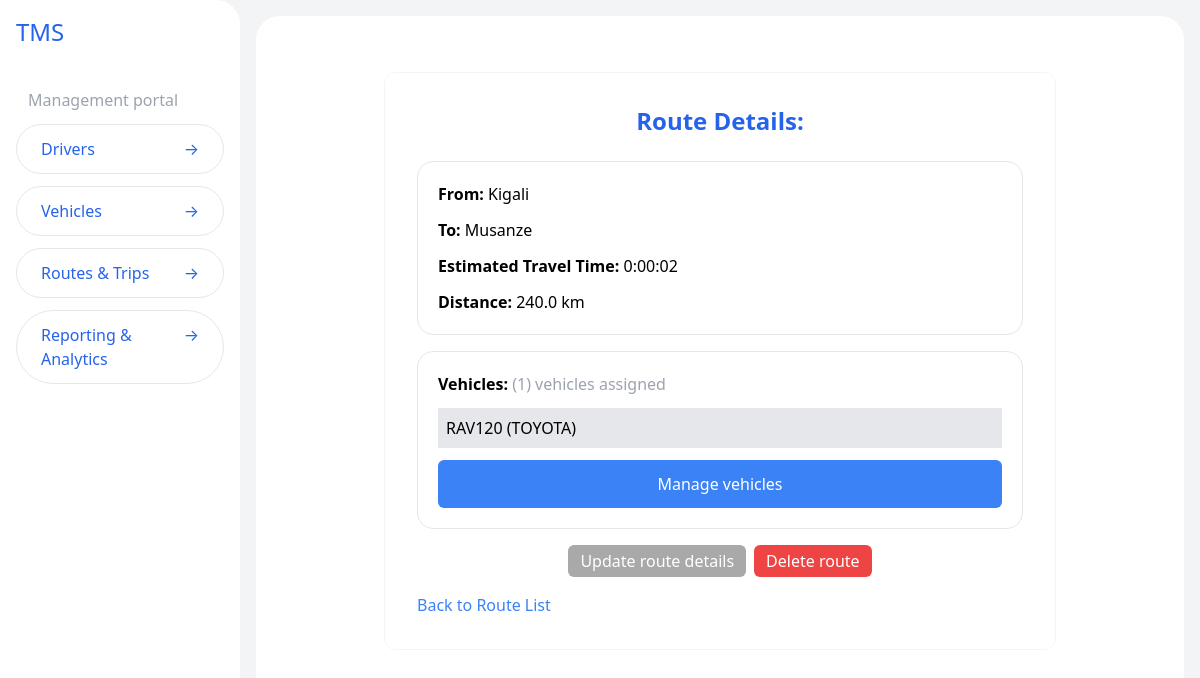
The app's page /routes/1/, older data.
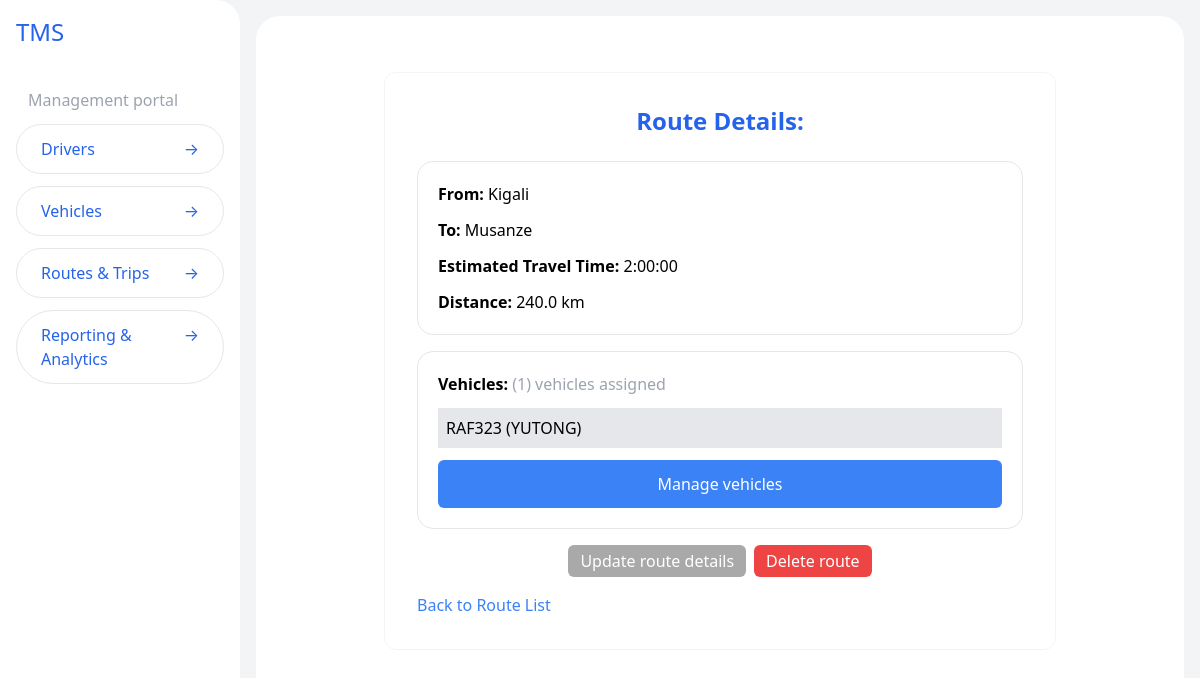
The same page, newer data.
### routes/models.py (models this page shows, shortened)
class Route(models.Model):
  start_location = models.CharField(max_length=100)
  end_location = models.CharField(max_length=100)
  estimated_travel_time = models.DurationField()
  distance = models.FloatField()

### vehicles/models.py (models this page shows, shortened)
class Vehicle(models.Model):
    NUMBER_PLATE_MAX_LENGTH = 15
    MODEL_MAX_LENGTH = 50
    CATEGORY_CHOICES = [
        ('taxi', 'Taxi'),
        ('cab', 'Cab'),
        ('bus', 'Bus'),
        ('coaster', 'Coaster (Minibus)'),
        ('coach', 'Coach'),
        ('bike', 'Bike'),
        ('van', 'Van'),
    ]
    license_plate = models.CharField(max_length=NUMBER_PLATE_MAX_LENGTH, unique=True)
    model = models.CharField(max_length=MODEL_MAX_LENGTH)
    capacity = models.IntegerField()
    category = models.CharField(max_length=50, choices=CATEGORY_CHOICES, default=CATEGORY_CHOICES[0])
    status = models.CharField(max_length=20, choices=[('active', 'Active'), ('inactive', 'Inactive')])
    route = models.ForeignKey(Route, on_delete=models.SET_NULL, null=True, blank=True, related_name='vehicles')

### routes/views.py (the view)
# urls.py: path('<int:route_id>/', route_details, name='route-details'),
def route_details(request, route_id):
  route = get_object_or_404(Route, id=route_id)
  return render(request, 'route-details.html', {'route': route})

### routes/templates/route-details.html
{% extends "layout.html" %} {% block title %}TMS | Route Details{% endblock %} {% block content %}
<div class="max-w-2xl mx-auto bg-white p-8 rounded-xl border border-gray-100 mt-10 space-y-4">
  <h1 class="text-2xl font-semibold text-blue-600 mb-6 text-center">Route Details: {{ route.route_name }}</h1>
  <div class="border border-gray-200 p-5 rounded-2xl space-y-3">
    <p><strong>From:</strong> {{ route.start_location }}</p>
    <p><strong>To:</strong> {{ route.end_location }}</p>
    <p><strong>Estimated Travel Time:</strong> {{ route.estimated_travel_time }}</p>
    <p><strong>Distance:</strong> {{ route.distance }} km</p>
  </div>
  <div class="border border-gray-200 p-5 rounded-2xl space-y-3">
    <p><strong>Vehicles:</strong> <span class="text-gray-400">({{ route.vehicles.count }}) vehicles assigned</span> <br /></p>
    <div>
      {% for vehicle in route.vehicles.all %}
      <a href="{% url 'view-vehicle' vehicle.id %}" class="block bg-gray-200 p-2 mt-2">{{ vehicle.license_plate }} ({{ vehicle.model }})</a>
      {% empty %} No vehicles are currently working on this route. {% endfor %}
    </div>
    <a href="{% url 'assign-vehicles-to-route' route.id %}" class="bg-blue-500 mt-3 btn block py-3 text-center">Manage vehicles</a>
  </div>
  <div class="mt-6 flex justify-center items-center gap-2">
    <a href="{% url 'edit-route' route.id %}" class="btn edit-btn">Update route details</a>
    <a href="{% url 'delete-route' route.id %}" class="btn delete-btn"> Delete route </a>
  </div>
  <a href="{% url 'routes-list' %}" class="mt-10 block text-blue-500 hover:underline">Back to Route List</a>
</div>
{% endblock %}

Row changes from the older to the newer data that the page shows:
removed Vehicle: license_plate "RAV120", model "TOYOTA"
changed Route "Kigali": estimated_travel_time "0:00:02" → "2:00:00"
added Vehicle: license_plate "RAF323", model "YUTONG"
